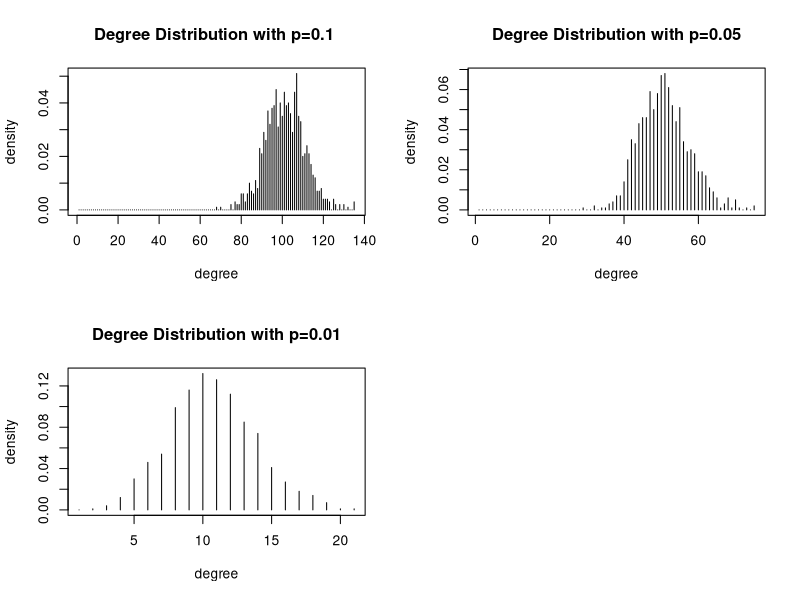

R code for this plot:
library ("igraph")

# Problem 1
# part(a)
prob = c(0.1, 0.05, 0.01)
nodesNum = 1000

g1 <- erdos.renyi.game(nodesNum, prob[1], type="gnp", directed = FALSE)
g2 <- erdos.renyi.game(nodesNum, prob[2], type="gnp", directed = FALSE)
g3 <- erdos.renyi.game(nodesNum, prob[3], type="gnp", directed = FALSE)

dg1 <- degree.distribution(g1)
dg2 <- degree.distribution(g2)
dg3 <- degree.distribution(g3)


layout(matrix(c(1,2,3,4), 2, 2, byrow = TRUE))
plot(dg1,type="h", main = "Degree Distribution with p=0.1 ",xlab="degree",ylab="density")
plot(dg2,type="h", main = "Degree Distribution with p=0.05",xlab="degree",ylab="density")
plot(dg3,type="h", main = "Degree Distribution with p=0.01",xlab="degree",ylab="density")

# part(b)
con1 = con2 = con3 = dia1 = dia2 = dia3 = numeric(0);
for (i in 1:50) {
  g1 <- erdos.renyi.game(nodesNum, prob[1], type="gnp", directed = FALSE)
  g2 <- erdos.renyi.game(nodesNum, prob[2], type="gnp", directed = FALSE)
  g3 <- erdos.renyi.game(nodesNum, prob[3], type="gnp", directed = FALSE)
  con1 = c(con1, is.connected(g1))
  con2 = c(con2, is.connected(g2))
  con3 = c(con3, is.connected(g3))
  dia1 = c(dia1, diameter(g1))
  dia2 = c(dia2, diameter(g2))
  dia3 = c(dia3, diameter(g3))
}
avgCon1 <- mean(con1)
avgCon2 <- mean(con2)
avgCon3 <- mean(con3)
avgDia1 <- mean(dia1)
avgDia2 <- mean(dia2)
avgDia3 <- mean(dia3)

# part(c) 
# use bineary search to find the target pc
pc = numeric(0)
for (i in 1:50) {
  left = 0
  right = prob[3] #0.01
  step = 0.0001
  while(TRUE){
    curPc = left + (right - left) / 2
    gsmall = erdos.renyi.game(nodesNum, (curPc - step), type="gnp", directed = FALSE)
    glarge = erdos.renyi.game(nodesNum, (curPc + step), type="gnp", directed = FALSE)
    if (!is.connected(gsmall) && is.connected(glarge)) {
      pc = c(pc, curPc)
      break
    }
    else if (is.connected(gsmall)) {
      right = curPc
    }
    else {
      left = curPc
    }
  }
}
avgPc <- mean(pc)
cat("The threshold probability for this Graph is: ", avgPc)